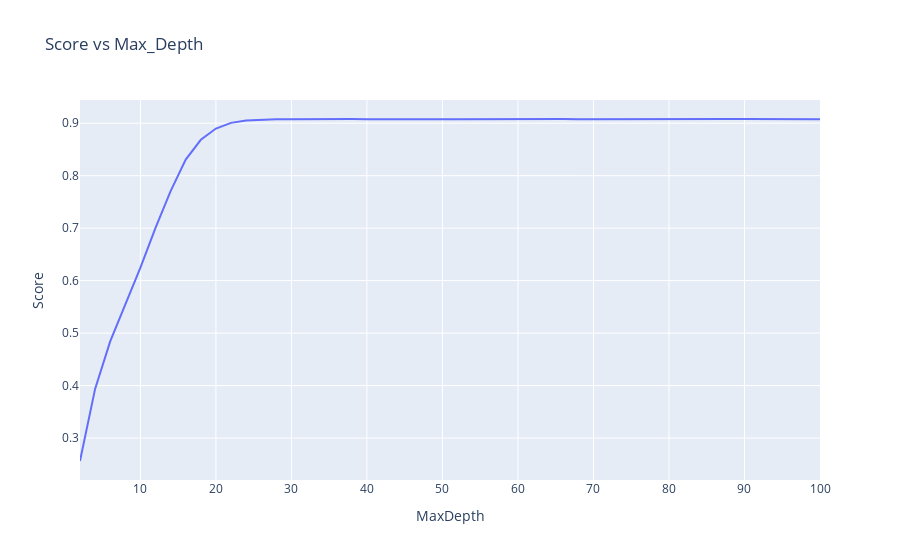

Write notebook code for a chart like this one.
### Code cell
SCORE_DEPTH_DF = pd.DataFrame(dict(MaxDepth=DEPTH_LIST,Score=SCORE_LIST))

fig = px.line(SCORE_DEPTH_DF, x="MaxDepth", y="Score", title='Score vs Max_Depth')
fig.show()

### Figure 1 — Plotly figure (JSON) as saved in the notebook; plotly's stock layout.template omitted (floating-point values rounded to 4 significant figures)
{"data": [{"hovertemplate": "MaxDepth=%{x}<br>Score=%{y}<extra></extra>", "legendgroup": "", "line": {"color": "#636efa", "dash": "solid"}, "mode": "lines", "name": "", "orientation": "v", "showlegend": false, "type": "scatter", "x": [2, 4, 6, 8, 10, 12, 14, 16, 18, 20, 22, 24, 26, 28, 30, 32, 34, 36, 38, 40, 42, 44, 46, 48, 50, 52, 54, 56, 58, 60, 62, 64, 66, 68, 70, 72, 74, 76, 78, 80, 82, 84, 86, 88, 90, 92, 94, 96, 98, 100], "xaxis": "x", "y": [0.2563, 0.3937, 0.4841, 0.5527, 0.6248, 0.7003, 0.7705, 0.8307, 0.8683, 0.8898, 0.9006, 0.9052, 0.9068, 0.9075, 0.9076, 0.9079, 0.9078, 0.9077, 0.908, 0.9077, 0.9079, 0.9078, 0.9078, 0.9077, 0.9078, 0.9076, 0.9078, 0.9077, 0.9079, 0.9075, 0.9075, 0.9079, 0.9078, 0.9077, 0.9078, 0.9078, 0.9077, 0.9079, 0.9078, 0.9078, 0.9076, 0.9076, 0.9078, 0.9079, 0.9078, 0.9079, 0.9078, 0.9076, 0.9076, 0.9075], "yaxis": "y"}], "layout": {"legend": {"tracegroupgap": 0}, "title": {"text": "Score vs Max_Depth"}, "xaxis": {"anchor": "y", "domain": [0, 1], "title": {"text": "MaxDepth"}}, "yaxis": {"anchor": "x", "domain": [0, 1], "title": {"text": "Score"}}}}
